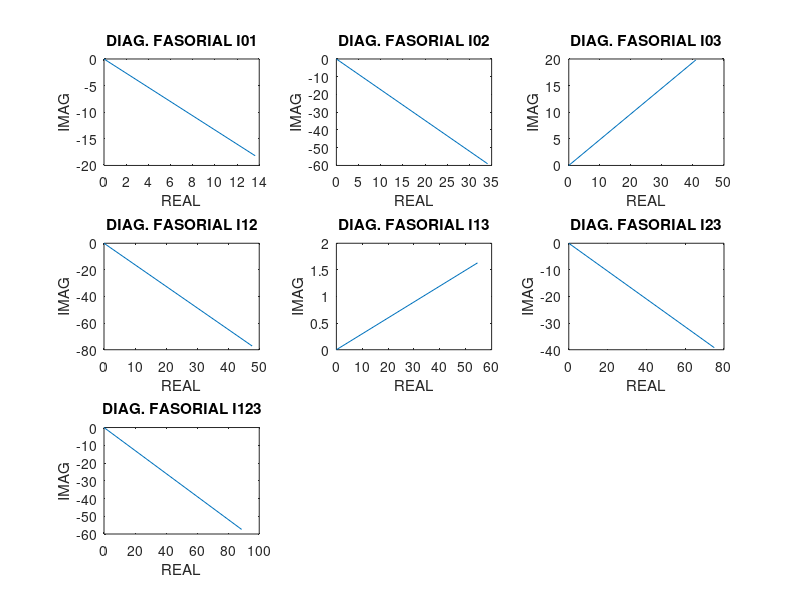

Write the MATLAB code that produced this figure.
clear all

## 60Hz

V = 220; %volts

% cargas complexas da questao
S01 = 5000;  %VA
S02 = 15000; %VA
S03 = 10000; %VA

%fatores de potencia cos(teta) = f.p = P/|S|
fp01 = 0.6; % atrasado
fp02 = 0.5; % atrasado
fp03 = 0.9; % adiantado

%cargas complexas S = P + Qi
s01 = S01*fp01 + j*S01*sin(acos(fp01));
s02 = S02*fp02 + j*S02*sin(acos(fp02));
s03 = S03*fp03 - j*S03*sin(acos(fp03));

%somando as cargas por meio de chaveamento
s12 = s01 + s02
s13 = s01 + s03
s23 = s02 + s03
s123 = s01 + s02 + s03

%modulo das cargas, valor absoluto
abs01 = abs(s01)
abs02 = abs(s02)
abs03 = abs(s03)
abs12 = abs(s12)
abs13 = abs(s13)
abs23 = abs(s23)
abs123 = abs(s123)

%fatores de potencia cos(teta) = f.p = P/|S|
fp12 = real(s12)/abs(s12)
fp13 = real(s13)/abs(s13)
fp23 = real(s23)/abs(s23)
fp123 = real(s123)/abs(s123)

%calculando corrente I* = S/V. conj faz o conjugado de I
I01 = conj(s01/V);
I02 = conj(s02/V);
I03 = conj(s03/V);
I12 = conj(s12/V);
I13 = conj(s13/V);
I23 = conj(s23/V);
I123 = conj(s123/V);

%plotando os graficos
subplot(3,3,1)
plot([0 real(I01)], [0 imag(I01)])
xlabel('REAL'), ylabel('IMAG')
title('DIAG. FASORIAL I01')

subplot(3,3,2)
plot([0 real(I02)], [0 imag(I02)])
xlabel('REAL'), ylabel('IMAG')
title('DIAG. FASORIAL I02')

subplot(3,3,3)
plot([0 real(I03)], [0 imag(I03)])
xlabel('REAL'), ylabel('IMAG')
title('DIAG. FASORIAL I03')

subplot(3,3,4)
plot([0 real(I12)], [0 imag(I12)])
xlabel('REAL'), ylabel('IMAG')
title('DIAG. FASORIAL I12')

subplot(3,3,5)
plot([0 real(I13)], [0 imag(I13)])
xlabel('REAL'), ylabel('IMAG')
title('DIAG. FASORIAL I13')

subplot(3,3,6)
plot([0 real(I23)], [0 imag(I23)])
xlabel('REAL'), ylabel('IMAG')
title('DIAG. FASORIAL I23')

subplot(3,3,7)
plot([0 real(I123)], [0 imag(I123)])
xlabel('REAL'), ylabel('IMAG')
title('DIAG. FASORIAL I123')

%salvando o grafico em JPG
saveas(gca, 'grafico_3.jpg', 'jpg')
